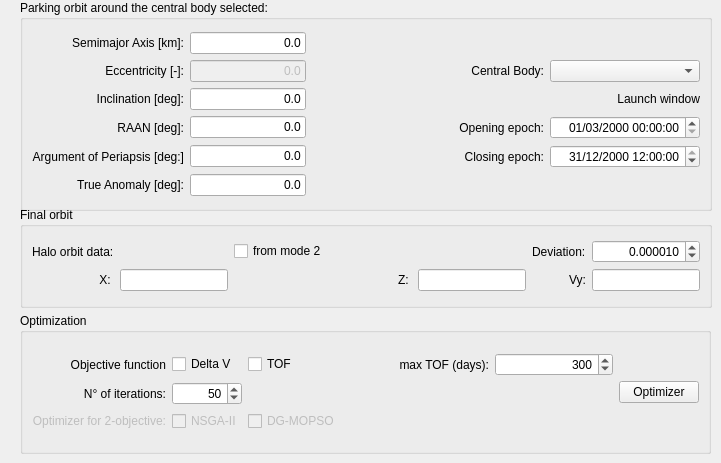
     <widget class="QWidget" name="tab_2">
      <attribute name="title">
       <string>Transfer trajectory</string>
      </attribute>
      <widget class="QGroupBox" name="KeplerianGroupBox_2">
       <property name="enabled">
        <bool>true</bool>
       </property>
       <property name="geometry">
        <rect>
         <x>20</x>
         <y>0</y>
         <width>692</width>
         <height>211</height>
        </rect>
       </property>
       <property name="sizePolicy">
        <sizepolicy hsizetype="Preferred" vsizetype="Maximum">
         <horstretch>0</horstretch>
         <verstretch>0</verstretch>
        </sizepolicy>
       </property>
       <property name="title">
        <string>Parking orbit around the central body selected:</string>
       </property>
       <layout class="QGridLayout" name="gridLayout_8">
        <item row="0" column="0">
         <layout class="QGridLayout" name="gridLayout_10">
          <item row="0" column="0">
           <widget class="QLabel" name="a_2">
            <property name="text">
             <string>Semimajor Axis [km]:</string>
            </property>
            <property name="alignment">
             <set>Qt::AlignRight|Qt::AlignTrailing|Qt::AlignVCenter</set>
            </property>
           </widget>
          </item>
          <item row="1" column="0">
           <widget class="QLabel" name="e_2">
            <property name="text">
             <string>Eccentricity [-]:</string>
            </property>
            <property name="alignment">
             <set>Qt::AlignRight|Qt::AlignTrailing|Qt::AlignVCenter</set>
            </property>
           </widget>
          </item>
          <item row="2" column="0">
           <widget class="QLabel" name="i_2">
            <property name="text">
             <string>Inclination [deg]:</string>
            </property>
            <property name="alignment">
             <set>Qt::AlignRight|Qt::AlignTrailing|Qt::AlignVCenter</set>
            </property>
           </widget>
          </item>
          <item row="2" column="1">
           <widget class="QLineEdit" name="inclinationEdit_2">
            <property name="text">
             <string>0.0</string>
            </property>
            <property name="alignment">
             <set>Qt::AlignRight|Qt::AlignTrailing|Qt::AlignVCenter</set>
            </property>
           </widget>
          </item>
          <item row="3" column="0">
           <widget class="QLabel" name="raan_2">
            <property name="text">
             <string>RAAN [deg]:</string>
            </property>
            <property name="alignment">
             <set>Qt::AlignRight|Qt::AlignTrailing|Qt::AlignVCenter</set>
            </property>
           </widget>
          </item>
          <item row="3" column="1">
           <widget class="QLineEdit" name="raanEdit_2">
            <property name="text">
             <string>0.0</string>
            </property>
            <property name="alignment">
             <set>Qt::AlignRight|Qt::AlignTrailing|Qt::AlignVCenter</set>
            </property>
           </widget>
          </item>
          <item row="4" column="0">
           <widget class="QLabel" name="omega_2">
            <property name="text">
             <string>Argument of Periapsis [deg:]</string>
            </property>
            <property name="alignment">
             <set>Qt::AlignRight|Qt::AlignTrailing|Qt::AlignVCenter</set>
            </property>
           </widget>
          </item>
          <item row="4" column="1">
           <widget class="QLineEdit" name="argOfPeriapsisEdit_2">
            <property name="text">
             <string>0.0</string>
            </property>
            <property name="alignment">
             <set>Qt::AlignRight|Qt::AlignTrailing|Qt::AlignVCenter</set>
            </property>
           </widget>
          </item>
          <item row="5" column="0">
           <widget class="QLabel" name="nu_2">
            <property name="text">
             <string>True Anomaly [deg]:</string>
            </property>
            <property name="alignment">
             <set>Qt::AlignRight|Qt::AlignTrailing|Qt::AlignVCenter</set>
            </property>
           </widget>
          </item>
          <item row="5" column="1">
           <widget class="QLineEdit" name="trueAnomalyEdit_2">
            <property name="text">
             <string>0.0</string>
            </property>
            <property name="alignment">
             <set>Qt::AlignRight|Qt::AlignTrailing|Qt::AlignVCenter</set>
            </property>
           </widget>
          </item>
          <item row="1" column="1">
           <widget class="QLineEdit" name="eccentricityEdit_2">
            <property name="enabled">
             <bool>false</bool>
            </property>
            <property name="text">
             <string>0.0</string>
            </property>
            <property name="alignment">
             <set>Qt::AlignRight|Qt::AlignTrailing|Qt::AlignVCenter</set>
            </property>
           </widget>
          </item>
          <item row="0" column="1">
           <widget class="QLineEdit" name="semimajorAxisEdit_2">
            <property name="text">
             <string>0.0</string>
            </property>
            <property name="alignment">
             <set>Qt::AlignRight|Qt::AlignTrailing|Qt::AlignVCenter</set>
            </property>
           </widget>
          </item>
          <item row="0" column="2">
           <spacer name="horizontalSpacer_94">
            <property name="orientation">
             <enum>Qt::Horizontal</enum>
            </property>
            <property name="sizeHint" stdset="0">
             <size>
              <width>40</width>
              <height>20</height>
             </size>
            </property>
           </spacer>
          </item>
          <item row="2" column="2">
           <spacer name="horizontalSpacer_109">
            <property name="orientation">
             <enum>Qt::Horizontal</enum>
            </property>
            <property name="sizeHint" stdset="0">
             <size>
              <width>40</width>
              <height>20</height>
             </size>
            </property>
           </spacer>
          </item>
          <item row="3" column="2">
           <spacer name="horizontalSpacer_112">
            <property name="orientation">
             <enum>Qt::Horizontal</enum>
            </property>
            <property name="sizeHint" stdset="0">
             <size>
              <width>40</width>
              <height>20</height>
             </size>
            </property>
           </spacer>
          </item>
          <item row="4" column="2">
           <spacer name="horizontalSpacer_113">
            <property name="orientation">
             <enum>Qt::Horizontal</enum>
            </property>
            <property name="sizeHint" stdset="0">
             <size>
              <width>40</width>
              <height>20</height>
             </size>
            </property>
           </spacer>
          </item>
          <item row="5" column="2">
           <spacer name="horizontalSpacer_114">
            <property name="orientation">
             <enum>Qt::Horizontal</enum>
            </property>
            <property name="sizeHint" stdset="0">
             <size>
              <width>40</width>
              <height>20</height>
             </size>
            </property>
           </spacer>
          </item>
          <item row="3" column="3">
           <widget class="QLabel" name="StartingDatelabel_3">
            <property name="text">
             <string>Opening epoch:</string>
            </property>
            <property name="alignment">
             <set>Qt::AlignRight|Qt::AlignTrailing|Qt::AlignVCenter</set>
            </property>
           </widget>
          </item>
          <item row="1" column="2">
           <spacer name="horizontalSpacer_103">
            <property name="orientation">
             <enum>Qt::Horizontal</enum>
            </property>
            <property name="sizeHint" stdset="0">
             <size>
              <width>40</width>
              <height>20</height>
             </size>
            </property>
           </spacer>
          </item>
          <item row="0" column="4">
           <spacer name="horizontalSpacer_119">
            <property name="orientation">
             <enum>Qt::Horizontal</enum>
            </property>
            <property name="sizeHint" stdset="0">
             <size>
              <width>40</width>
              <height>20</height>
             </size>
            </property>
           </spacer>
          </item>
          <item row="0" column="3">
           <spacer name="horizontalSpacer_120">
            <property name="orientation">
             <enum>Qt::Horizontal</enum>
            </property>
            <property name="sizeHint" stdset="0">
             <size>
              <width>40</width>
              <height>20</height>
             </size>
            </property>
           </spacer>
          </item>
          <item row="3" column="4">
           <widget class="QDateTimeEdit" name="dateTimeEdit">
            <property name="sizePolicy">
             <sizepolicy hsizetype="Minimum" vsizetype="Maximum">
              <horstretch>0</horstretch>
              <verstretch>0</verstretch>
             </sizepolicy>
            </property>
            <property name="minimumSize">
             <size>
              <width>150</width>
              <height>0</height>
             </size>
            </property>
            <property name="layoutDirection">
             <enum>Qt::LeftToRight</enum>
            </property>
            <property name="alignment">
             <set>Qt::AlignRight|Qt::AlignTrailing|Qt::AlignVCenter</set>
            </property>
            <property name="dateTime">
             <datetime>
              <hour>0</hour>
              <minute>0</minute>
              <second>0</second>
              <year>2000</year>
              <month>3</month>
              <day>1</day>
             </datetime>
            </property>
            <property name="displayFormat">
             <string>dd/MM/yyyy hh:mm:ss</string>
            </property>
           </widget>
          </item>
          <item row="1" column="3">
           <widget class="QLabel" name="CentralBodyLabel_2">
            <property name="text">
             <string>Central Body:</string>
            </property>
            <property name="alignment">
             <set>Qt::AlignRight|Qt::AlignTrailing|Qt::AlignVCenter</set>
            </property>
           </widget>
          </item>
          <item row="2" column="3">
           <spacer name="horizontalSpacer_121">
            <property name="orientation">
             <enum>Qt::Horizontal</enum>
            </property>
            <property name="sizeHint" stdset="0">
             <size>
              <width>40</width>
              <height>20</height>
             </size>
            </property>
           </spacer>
          </item>
          <item row="1" column="4">
           <widget class="QComboBox" name="CentralBodyComboBox_2">
            <property name="minimumSize">
             <size>
              <width>117</width>
              <height>0</height>
             </size>
            </property>
            <property name="currentIndex">
             <number>-1</number>
            </property>
            <property name="sizeAdjustPolicy">
             <enum>QComboBox::AdjustToContents</enum>
            </property>
           </widget>
          </item>
          <item row="2" column="4">
           <widget class="QLabel" name="label_2">
            <property name="layoutDirection">
             <enum>Qt::LeftToRight</enum>
            </property>
            <property name="text">
             <string>Launch window</string>
            </property>
            <property name="alignment">
             <set>Qt::AlignRight|Qt::AlignTrailing|Qt::AlignVCenter</set>
            </property>
           </widget>
          </item>
          <item row="4" column="3">
           <widget class="QLabel" name="StartingDatelabel_5">
            <property name="text">
             <string>Closing epoch:</string>
            </property>
            <property name="alignment">
             <set>Qt::AlignRight|Qt::AlignTrailing|Qt::AlignVCenter</set>
            </property>
           </widget>
          </item>
          <item row="4" column="4">
           <widget class="QDateTimeEdit" name="dateTimeEdit_2">
            <property name="sizePolicy">
             <sizepolicy hsizetype="Minimum" vsizetype="Maximum">
              <horstretch>0</horstretch>
              <verstretch>0</verstretch>
             </sizepolicy>
            </property>
            <property name="minimumSize">
             <size>
              <width>150</width>
              <height>0</height>
             </size>
            </property>
            <property name="layoutDirection">
             <enum>Qt::LeftToRight</enum>
            </property>
            <property name="frame">
             <bool>true</bool>
            </property>
            <property name="alignment">
             <set>Qt::AlignRight|Qt::AlignTrailing|Qt::AlignVCenter</set>
            </property>
            <property name="dateTime">
             <datetime>
              <hour>12</hour>
              <minute>0</minute>
              <second>0</second>
              <year>2000</year>
              <month>12</month>
              <day>31</day>
             </datetime>
            </property>
            <property name="date">
             <date>
              <year>2000</year>
              <month>12</month>
              <day>31</day>
             </date>
            </property>
            <property name="displayFormat">
             <string>dd/MM/yyyy hh:mm:ss</string>
            </property>
           </widget>
          </item>
          <item row="5" column="4">
           <spacer name="horizontalSpacer_125">
            <property name="orientation">
             <enum>Qt::Horizontal</enum>
            </property>
            <property name="sizeHint" stdset="0">
             <size>
              <width>40</width>
              <height>20</height>
             </size>
            </property>
           </spacer>
          </item>
          <item row="5" column="3">
           <spacer name="horizontalSpacer_126">
            <property name="orientation">
             <enum>Qt::Horizontal</enum>
            </property>
            <property name="sizeHint" stdset="0">
             <size>
              <width>40</width>
              <height>20</height>
             </size>
            </property>
           </spacer>
          </item>
         </layout>
        </item>
       </layout>
      </widget>
      <widget class="QGroupBox" name="groupBox_2">
       <property name="enabled">
        <bool>true</bool>
       </property>
       <property name="geometry">
        <rect>
         <x>20</x>
         <y>207</y>
         <width>692</width>
         <height>101</height>
        </rect>
       </property>
       <property name="title">
        <string>Final orbit</string>
       </property>
       <layout class="QGridLayout" name="gridLayout_4">
        <item row="0" column="0">
         <layout class="QGridLayout" name="gridLayout_29">
          <item row="0" column="0">
           <widget class="QLabel" name="label_292">
            <property name="text">
             <string>Halo orbit data:</string>
            </property>
           </widget>
          </item>
          <item row="0" column="4">
           <spacer name="horizontalSpacer_75">
            <property name="orientation">
             <enum>Qt::Horizontal</enum>
            </property>
            <property name="sizeHint" stdset="0">
             <size>
              <width>40</width>
              <height>20</height>
             </size>
            </property>
           </spacer>
          </item>
          <item row="0" column="2">
           <widget class="QCheckBox" name="haloInitialConditioncheckBox">
            <property name="text">
             <string>from mode 2</string>
            </property>
           </widget>
          </item>
          <item row="0" column="3">
           <spacer name="horizontalSpacer_13">
            <property name="orientation">
             <enum>Qt::Horizontal</enum>
            </property>
            <property name="sizeHint" stdset="0">
             <size>
              <width>40</width>
              <height>20</height>
             </size>
            </property>
           </spacer>
          </item>
          <item row="0" column="5">
           <widget class="QLabel" name="label_4">
            <property name="text">
             <string>Deviation:</string>
            </property>
           </widget>
          </item>
          <item row="0" column="6">
           <widget class="QDoubleSpinBox" name="EpsilondoubleSpinBox_2">
            <property name="sizePolicy">
             <sizepolicy hsizetype="Minimum" vsizetype="Minimum">
              <horstretch>0</horstretch>
              <verstretch>0</verstretch>
             </sizepolicy>
            </property>
            <property name="layoutDirection">
             <enum>Qt::LeftToRight</enum>
            </property>
            <property name="alignment">
             <set>Qt::AlignRight|Qt::AlignTrailing|Qt::AlignVCenter</set>
            </property>
            <property name="decimals">
             <number>6</number>
            </property>
            <property name="minimum">
             <double>0.000001000000000</double>
            </property>
            <property name="maximum">
             <double>0.010000000000000</double>
            </property>
            <property name="singleStep">
             <double>0.000001000000000</double>
            </property>
            <property name="value">
             <double>0.000010000000000</double>
            </property>
           </widget>
          </item>
          <item row="1" column="0">
           <widget class="QLabel" name="label_291">
            <property name="text">
             <string>X: </string>
            </property>
            <property name="alignment">
             <set>Qt::AlignRight|Qt::AlignTrailing|Qt::AlignVCenter</set>
            </property>
           </widget>
          </item>
          <item row="1" column="1">
           <widget class="QLineEdit" name="HaloXpositionlineEdit_2">
            <property name="sizePolicy">
             <sizepolicy hsizetype="Expanding" vsizetype="Fixed">
              <horstretch>0</horstretch>
              <verstretch>0</verstretch>
             </sizepolicy>
            </property>
            <property name="minimumSize">
             <size>
              <width>0</width>
              <height>15</height>
             </size>
            </property>
            <property name="layoutDirection">
             <enum>Qt::LeftToRight</enum>
            </property>
            <property name="frame">
             <bool>true</bool>
            </property>
            <property name="alignment">
             <set>Qt::AlignRight|Qt::AlignTrailing|Qt::AlignVCenter</set>
            </property>
            <property name="readOnly">
             <bool>false</bool>
            </property>
           </widget>
          </item>
          <item row="1" column="3">
           <widget class="QLabel" name="label_301">
            <property name="text">
             <string>Z: </string>
            </property>
            <property name="alignment">
             <set>Qt::AlignRight|Qt::AlignTrailing|Qt::AlignVCenter</set>
            </property>
           </widget>
          </item>
          <item row="1" column="4">
           <widget class="QLineEdit" name="HaloZpositionlineEdit_2">
            <property name="enabled">
             <bool>true</bool>
            </property>
            <property name="minimumSize">
             <size>
              <width>0</width>
              <height>15</height>
             </size>
            </property>
            <property name="layoutDirection">
             <enum>Qt::LeftToRight</enum>
            </property>
            <property name="alignment">
             <set>Qt::AlignRight|Qt::AlignTrailing|Qt::AlignVCenter</set>
            </property>
            <property name="readOnly">
             <bool>false</bool>
            </property>
           </widget>
          </item>
          <item row="1" column="5">
           <widget class="QLabel" name="label_306">
            <property name="text">
             <string>Vy:</string>
            </property>
            <property name="alignment">
             <set>Qt::AlignRight|Qt::AlignTrailing|Qt::AlignVCenter</set>
            </property>
           </widget>
          </item>
          <item row="1" column="6">
           <widget class="QLineEdit" name="HaloYvelocitylineEdit_2">
            <property name="minimumSize">
             <size>
              <width>0</width>
              <height>15</height>
             </size>
            </property>
            <property name="layoutDirection">
             <enum>Qt::LeftToRight</enum>
            </property>
            <property name="alignment">
             <set>Qt::AlignRight|Qt::AlignTrailing|Qt::AlignVCenter</set>
            </property>
            <property name="readOnly">
             <bool>false</bool>
            </property>
           </widget>
          </item>
         </layout>
        </item>
       </layout>
      </widget>
      <widget class="QGroupBox" name="groupBox">
       <property name="enabled">
        <bool>true</bool>
       </property>
       <property name="geometry">
        <rect>
         <x>20</x>
         <y>313</y>
         <width>691</width>
         <height>141</height>
        </rect>
       </property>
       <property name="sizePolicy">
        <sizepolicy hsizetype="Preferred" vsizetype="Minimum">
         <horstretch>0</horstretch>
         <verstretch>0</verstretch>
        </sizepolicy>
       </property>
       <property name="title">
        <string>Optimization</string>
       </property>
       <layout class="QGridLayout" name="gridLayout_5">
        <item row="0" column="0">
         <layout class="QGridLayout" name="gridLayout_30">
          <item row="1" column="0">
           <widget class="QLabel" name="label_313">
            <property name="text">
             <string>Objective function</string>
            </property>
            <property name="alignment">
             <set>Qt::AlignRight|Qt::AlignTrailing|Qt::AlignVCenter</set>
            </property>
           </widget>
          </item>
          <item row="3" column="9">
           <spacer name="horizontalSpacer">
            <property name="orientation">
             <enum>Qt::Horizontal</enum>
            </property>
            <property name="sizeHint" stdset="0">
             <size>
              <width>40</width>
              <height>20</height>
             </size>
            </property>
           </spacer>
          </item>
          <item row="3" column="0">
           <widget class="QLabel" name="label_9">
            <property name="enabled">
             <bool>false</bool>
            </property>
            <property name="text">
             <string>Optimizer for 2-objective:</string>
            </property>
            <property name="alignment">
             <set>Qt::AlignRight|Qt::AlignTrailing|Qt::AlignVCenter</set>
            </property>
           </widget>
          </item>
          <item row="3" column="2">
           <widget class="QCheckBox" name="checkBox">
            <property name="enabled">
             <bool>false</bool>
            </property>
            <property name="text">
             <string>NSGA-II</string>
            </property>
           </widget>
          </item>
          <item row="3" column="7">
           <spacer name="horizontalSpacer_2">
            <property name="orientation">
             <enum>Qt::Horizontal</enum>
            </property>
            <property name="sizeHint" stdset="0">
             <size>
              <width>40</width>
              <height>20</height>
             </size>
            </property>
           </spacer>
          </item>
          <item row="3" column="4">
           <widget class="QCheckBox" name="checkBox_2">
            <property name="enabled">
             <bool>false</bool>
            </property>
            <property name="text">
             <string>DG-MOPSO</string>
            </property>
           </widget>
          </item>
          <item row="1" column="2">
           <widget class="QCheckBox" name="checkBox_64">
            <property name="text">
             <string>Delta V</string>
            </property>
           </widget>
          </item>
          <item row="1" column="7">
           <widget class="QLabel" name="label">
            <property name="enabled">
             <bool>true</bool>
            </property>
            <property name="text">
             <string>max TOF (days):</string>
            </property>
            <property name="alignment">
             <set>Qt::AlignRight|Qt::AlignTrailing|Qt::AlignVCenter</set>
            </property>
           </widget>
          </item>
          <item row="1" column="4">
           <widget class="QCheckBox" name="checkBox_63">
            <property name="text">
             <string>TOF</string>
            </property>
           </widget>
          </item>
          <item row="1" column="9">
           <widget class="QSpinBox" name="spinBox">
            <property name="enabled">
             <bool>true</bool>
            </property>
            <property name="alignment">
             <set>Qt::AlignRight|Qt::AlignTrailing|Qt::AlignVCenter</set>
            </property>
            <property name="minimum">
             <number>30</number>
            </property>
            <property name="maximum">
             <number>710</number>
            </property>
            <property name="value">
             <number>300</number>
            </property>
           </widget>
          </item>
          <item row="2" column="0">
           <widget class="QLabel" name="label_3">
            <property name="text">
             <string>N° of iterations:</string>
            </property>
            <property name="alignment">
             <set>Qt::AlignRight|Qt::AlignTrailing|Qt::AlignVCenter</set>
            </property>
           </widget>
          </item>
          <item row="2" column="2">
           <widget class="QSpinBox" name="IterationspinBox">
            <property name="alignment">
             <set>Qt::AlignRight|Qt::AlignTrailing|Qt::AlignVCenter</set>
            </property>
            <property name="minimum">
             <number>10</number>
            </property>
            <property name="maximum">
             <number>200</number>
            </property>
            <property name="value">
             <number>50</number>
            </property>
           </widget>
          </item>
          <item row="2" column="9">
           <spacer name="horizontalSpacer_6">
            <property name="orientation">
             <enum>Qt::Horizontal</enum>
            </property>
            <property name="sizeHint" stdset="0">
             <size>
              <width>40</width>
              <height>20</height>
             </size>
            </property>
           </spacer>
          </item>
          <item row="2" column="7">
           <spacer name="horizontalSpacer_3">
            <property name="orientation">
             <enum>Qt::Horizontal</enum>
            </property>
            <property name="sizeHint" stdset="0">
             <size>
              <width>40</width>
              <height>20</height>
             </size>
            </property>
           </spacer>
          </item>
          <item row="2" column="4">
           <spacer name="horizontalSpacer_4">
            <property name="orientation">
             <enum>Qt::Horizontal</enum>
            </property>
            <property name="sizeHint" stdset="0">
             <size>
              <width>40</width>
              <height>20</height>
             </size>
            </property>
           </spacer>
          </item>
         </layout>
        </item>
        <item row="0" column="1">
         <widget class="QPushButton" name="RunButton">
          <property name="text">
           <string>Optimizer</string>
          </property>
         </widget>
        </item>
       </layout>
      </widget>
     </widget>
